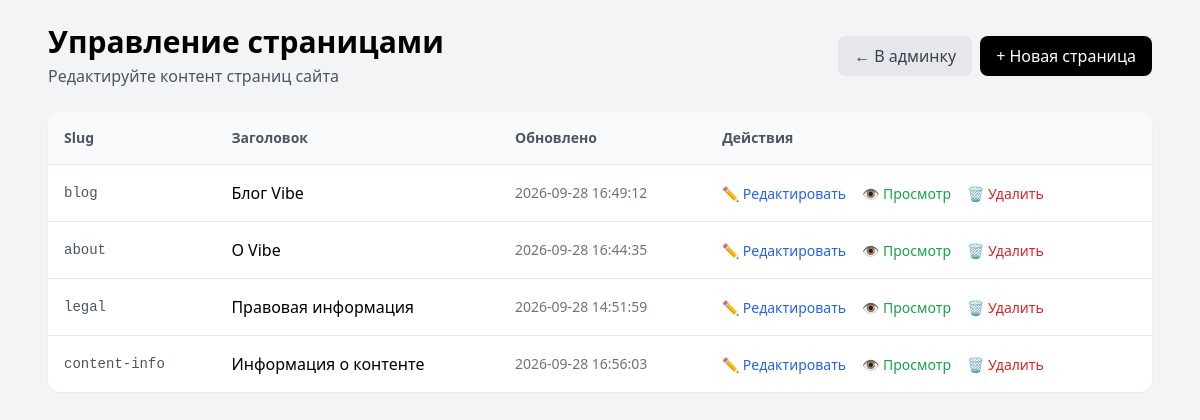
The page /pages-admin.php (signed in) on the database its author committed.
### tables this page shows
CREATE TABLE pages (
    id INTEGER PRIMARY KEY AUTOINCREMENT,
    slug TEXT UNIQUE NOT NULL,
    title TEXT NOT NULL,
    content TEXT DEFAULT '',
    updated_at DATETIME DEFAULT CURRENT_TIMESTAMP
);

### pages-admin.php (the view, shortened to what this page needs)
<?php
require_once 'db.php';
$action = $_GET['action'] ?? 'list';
$pages = $db->query("SELECT * FROM pages ORDER BY id")->fetchAll(PDO::FETCH_ASSOC);
?>
<!DOCTYPE html>
<html lang="ru">
<head>
    <script src="https://cdn.tailwindcss.com"></script>
</head>
<body class="bg-gray-100 min-h-screen">
    <div class="max-w-6xl mx-auto p-6">
        <div class="flex items-center justify-between mb-6">
            <div>
                <h1 class="text-3xl font-bold"> Управление страницами</h1>
                <p class="text-gray-600 mt-1">Редактируйте контент страниц сайта</p>
            </div>
            <div class="flex gap-2">
                <a href="/admin.php" class="bg-gray-200 text-gray-700 px-4 py-2 rounded-lg hover:bg-gray-300 transition">← В админку</a>
                <?php if ($action !== 'edit' && $action !== 'new'): ?>
                <a href="?action=new" class="bg-black text-white px-4 py-2 rounded-lg hover:bg-gray-800 transition">+ Новая страница</a>
                <?php endif; ?>
            </div>
        </div>
        <?php if ($action === 'list'): ?>
            <div class="bg-white rounded-xl shadow-sm overflow-hidden">
                <table class="w-full">
                    <thead class="bg-gray-50 border-b">
                        <tr>
                            <th class="text-left p-4 text-sm font-semibold text-gray-600">Slug</th>
                            <th class="text-left p-4 text-sm font-semibold text-gray-600">Заголовок</th>
                            <th class="text-left p-4 text-sm font-semibold text-gray-600">Обновлено</th>
                            <th class="text-left p-4 text-sm font-semibold text-gray-600">Действия</th>
                        </tr>
                    </thead>
                    <tbody class="divide-y">
                        <?php foreach ($pages as $p): ?>
                        <tr class="hover:bg-gray-50">
                            <td class="p-4 font-mono text-sm text-gray-600"><?= htmlspecialchars($p['slug']) ?></td>
                            <td class="p-4 font-medium"><?= htmlspecialchars($p['title']) ?></td>
                            <td class="p-4 text-sm text-gray-500"><?= $p['updated_at'] ?></td>
                            <td class="p-4">
                                <a href="?action=edit&slug=<?= urlencode($p['slug']) ?>" class="text-blue-600 hover:underline text-sm mr-3">✏️ Редактировать</a>
                                <a href="/?page=<?= urlencode($p['slug']) ?>" target="_blank" class="text-green-600 hover:underline text-sm mr-3">👁️ Просмотр</a>
                                <a href="?action=delete&id=<?= $p['id'] ?>" class="text-red-600 hover:underline text-sm" onclick="return confirm('Удалить страницу?')">🗑️ Удалить</a>
                            </td>
                        </tr>
                        <?php endforeach; ?>
                    </tbody>
                </table>
            </div>
        <?php endif; ?>
    </div>
</body>
</html>

### rows shown on the page
pages: slug "blog", title "Блог Vibe", updated_at "2026-09-28 16:49:12"
pages: slug "about", title "О Vibe", updated_at "2026-09-28 16:44:35"
pages: slug "legal", title "Правовая информация", updated_at "2026-09-28 14:51:59"
pages: slug "content-info", title "Информация о контенте", updated_at "2026-09-28 16:56:03"
